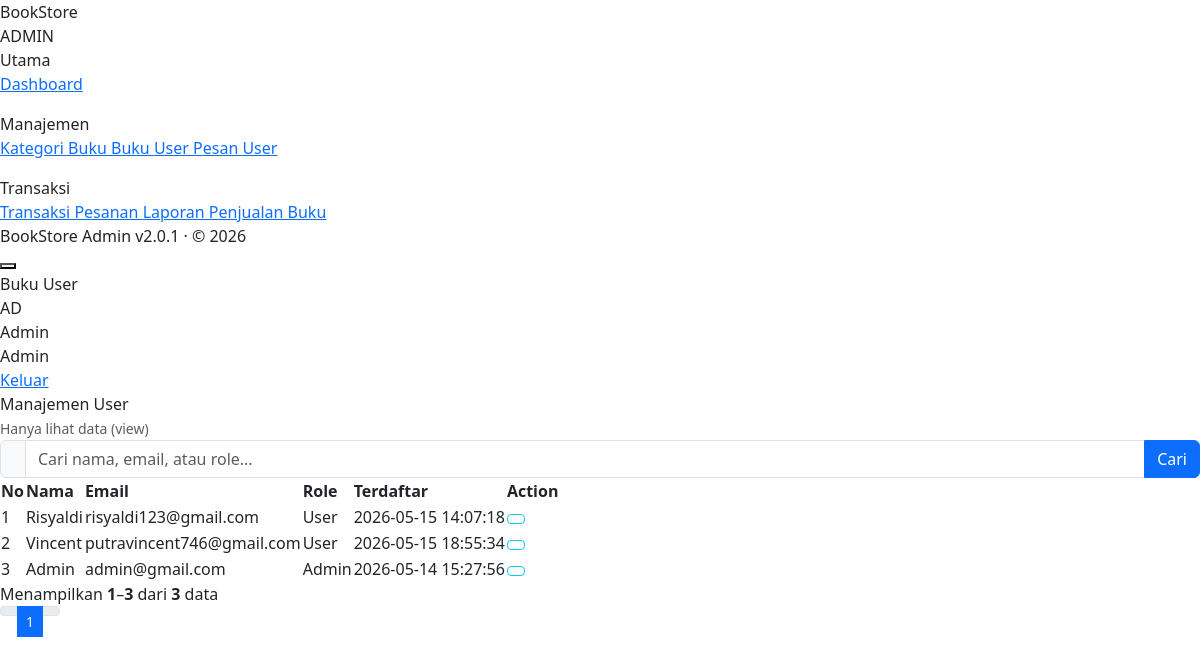
The app's page /admin/modules/user/index.php (signed in) with its own data.
### tables this page shows
CREATE TABLE `users` (
  `id` int NOT NULL,
  `nama` varchar(100) NOT NULL,
  `email` varchar(100) NOT NULL,
  `password` varchar(255) NOT NULL,
  `role` enum('admin','user') DEFAULT 'user',
  `is_active` tinyint DEFAULT '1',
  `created_at` datetime DEFAULT CURRENT_TIMESTAMP,
  `created_by` int DEFAULT NULL
);

### admin/modules/user/index.php (the view, shortened to what this page needs)
<?php
require_once __DIR__ . '/../../../includes/admin/init.php';
$per_page = 10;
$search = paginate_search_get();
$search_where = paginate_search_where($conn, $search, [
    'users.nama',
    'users.email',
    'users.role',
]);
$count_sql = 'SELECT COUNT(users.id) AS total FROM users' . $search_where;
$data_sql = 'SELECT
                users.id,
                users.nama,
                users.email,
                users.role,
                users.created_at
            FROM users'
            . $search_where . '
            ORDER BY users.id DESC';
$pagination = paginate($conn, $count_sql, $data_sql, $per_page);
$pagination['search'] = $search;
$user_list = $pagination['data'];
require_once ADMIN_INCLUDES . 'layout.php';
?>
<div class="page active">
    <div class="table-card">
        <div class="table-head">
            <div class="table-title">Manajemen User</div>
            <span class="text-muted small">Hanya lihat data (view)</span>
        </div>
        <?= render_table_search('Cari nama, email, atau role...', 'search', $search) ?>
        <div class="table-responsive">
            <table class="custom-table">
                <thead>
                    <tr>
                        <th>No</th>
                        <th>Nama</th>
                        <th>Email</th>
                        <th>Role</th>
                        <th>Terdaftar</th>
                        <th>Action</th>
                    </tr>
                </thead>
                <tbody>
                    <?php if (empty($user_list)): ?>
                        <tr>
                            <td colspan="6" class="text-center py-4" style="color: var(--muted2);">
                                <?php if ($search !== ''): ?>
                                    Tidak ada data yang cocok dengan pencarian "<strong><?= htmlspecialchars($search) ?></strong>".
                                <?php else: ?>
                                    Belum ada data user.
                                <?php endif; ?>
                            </td>
                        </tr>
                    <?php else: ?>
                        <?php $no = (int) $pagination['from']; ?>
                        <?php foreach ($user_list as $item): ?>
                            <?php
                            $role = strtolower($item['role'] ?? '');
                            $role_class = $role === 'admin' ? 'role-pill-admin' : 'role-pill-user';
                            $role_label = ucfirst($role ?: '-');
                            ?>
                            <tr>
                                <td><?= $no++ ?></td>
                                <td>
                                    <div class="t-event-name"><?= htmlspecialchars($item['nama'] ?? '') ?></div>
                                </td>
                                <td><?= htmlspecialchars($item['email'] ?? '') ?></td>
                                <td>
                                    <span class="status-pill <?= $role_class ?>">
                                        <span class="sp-dot"></span><?= htmlspecialchars($role_label) ?>
                                    </span>
                                </td>
                                <td><?= htmlspecialchars($item['created_at'] ?? '-') ?></td>
                                <td>
                                    <button
                                        type="button"
                                        class="btn btn-sm btn-outline-info btn-user-view"
                                        title="Lihat Detail"
                                        data-nama="<?= htmlspecialchars($item['nama'] ?? '', ENT_QUOTES) ?>"
                                        data-email="<?= htmlspecialchars($item['email'] ?? '', ENT_QUOTES) ?>"
                                        data-role="<?= htmlspecialchars($role_label, ENT_QUOTES) ?>"
                                        data-created-at="<?= htmlspecialchars($item['created_at'] ?? '-', ENT_QUOTES) ?>">
                                    </button>
                                </td>
                            </tr>
                        <?php endforeach; ?>
                    <?php endif; ?>
                </tbody>
            </table>
        </div>
        <?= render_pagination($pagination) ?>
    </div>
</div>
<?php require_once ADMIN_INCLUDES . 'footer.php'; ?>

### admin/modules/user/index.php (style rules this page uses)
.role-pill-admin { background: var(--purple-dim); color: var(--purple); }
.role-pill-user { background: var(--accent2-dim); color: var(--accent2); }

### records on screen
users: nama "Risyaldi", email "risyaldi123@gmail.com", role "User", created_at "2026-05-15 14:07:18"
users: nama "Vincent", email "putravincent746@gmail.com", role "User", created_at "2026-05-15 18:55:34"
users: nama "Admin", email "admin@gmail.com", role "Admin", created_at "2026-05-14 15:27:56"

### other values on screen
$section_labels[$section_key] "Utama"
$item['label'] "Dashboard"
$section_labels[$section_key] "Manajemen"
$item['label'] "Kategori Buku"
$item['label'] "Buku"
$item['label'] "User"
$item['label'] "Pesan User"
$section_labels[$section_key] "Transaksi"
$item['label'] "Transaksi Pesanan"
$item['label'] "Laporan Penjualan Buku"
$breadcrumb_title "User"
$admin_inisial "AD"
$admin_nama "Admin"
$pagination['from'] "1"
$pagination['to'] "3"
